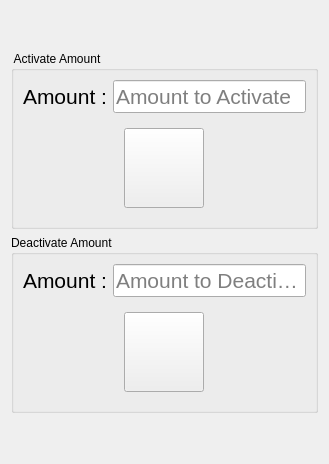
          <widget class="QWidget" name="tab_8">
           <attribute name="title">
            <string>WALLET</string>
           </attribute>
           <layout class="QGridLayout" name="gridLayout_21">
            <item row="2" column="0" colspan="3">
             <layout class="QHBoxLayout" name="horizontalLayout_26">
              <item>
               <widget class="QGroupBox" name="groupBox_9">
                <property name="sizePolicy">
                 <sizepolicy hsizetype="Maximum" vsizetype="Maximum">
                  <horstretch>0</horstretch>
                  <verstretch>0</verstretch>
                 </sizepolicy>
                </property>
                <property name="minimumSize">
                 <size>
                  <width>0</width>
                  <height>0</height>
                 </size>
                </property>
                <property name="maximumSize">
                 <size>
                  <width>600</width>
                  <height>200</height>
                 </size>
                </property>
                <property name="title">
                 <string>Deactivate Amount</string>
                </property>
                <layout class="QGridLayout" name="gridLayout_18">
                 <item row="0" column="0">
                  <widget class="QLabel" name="label_33">
                   <property name="font">
                    <font>
                     <pointsize>16</pointsize>
                    </font>
                   </property>
                   <property name="text">
                    <string>Amount :</string>
                   </property>
                  </widget>
                 </item>
                 <item row="0" column="1">
                  <widget class="QLineEdit" name="lineEdit_16">
                   <property name="font">
                    <font>
                     <pointsize>16</pointsize>
                    </font>
                   </property>
                   <property name="placeholderText">
                    <string>Amount to Deactivate</string>
                   </property>
                  </widget>
                 </item>
                 <item row="1" column="0" colspan="2">
                  <widget class="QFrame" name="frame_36">
                   <property name="sizePolicy">
                    <sizepolicy hsizetype="Minimum" vsizetype="Maximum">
                     <horstretch>0</horstretch>
                     <verstretch>0</verstretch>
                    </sizepolicy>
                   </property>
                   <property name="frameShape">
                    <enum>QFrame::NoFrame</enum>
                   </property>
                   <property name="frameShadow">
                    <enum>QFrame::Raised</enum>
                   </property>
                   <layout class="QHBoxLayout" name="horizontalLayout_27">
                    <item>
                     <widget class="QPushButton" name="pushButton_20">
                      <property name="sizePolicy">
                       <sizepolicy hsizetype="Maximum" vsizetype="Maximum">
                        <horstretch>0</horstretch>
                        <verstretch>0</verstretch>
                       </sizepolicy>
                      </property>
                      <property name="minimumSize">
                       <size>
                        <width>80</width>
                        <height>80</height>
                       </size>
                      </property>
                      <property name="text">
                       <string/>
                      </property>
                     </widget>
                    </item>
                   </layout>
                  </widget>
                 </item>
                </layout>
               </widget>
              </item>
             </layout>
            </item>
            <item row="1" column="0" colspan="3">
             <layout class="QHBoxLayout" name="horizontalLayout_17">
              <item>
               <widget class="QGroupBox" name="groupBox_5">
                <property name="sizePolicy">
                 <sizepolicy hsizetype="Maximum" vsizetype="Maximum">
                  <horstretch>0</horstretch>
                  <verstretch>0</verstretch>
                 </sizepolicy>
                </property>
                <property name="minimumSize">
                 <size>
                  <width>0</width>
                  <height>0</height>
                 </size>
                </property>
                <property name="maximumSize">
                 <size>
                  <width>600</width>
                  <height>200</height>
                 </size>
                </property>
                <property name="title">
                 <string> Activate Amount</string>
                </property>
                <layout class="QGridLayout" name="gridLayout_11">
                 <item row="0" column="0">
                  <widget class="QLabel" name="label_21">
                   <property name="font">
                    <font>
                     <pointsize>16</pointsize>
                    </font>
                   </property>
                   <property name="text">
                    <string>Amount :</string>
                   </property>
                  </widget>
                 </item>
                 <item row="0" column="1">
                  <widget class="QLineEdit" name="lineEdit_12">
                   <property name="font">
                    <font>
                     <pointsize>16</pointsize>
                    </font>
                   </property>
                   <property name="placeholderText">
                    <string>Amount to Activate</string>
                   </property>
                  </widget>
                 </item>
                 <item row="1" column="0" colspan="2">
                  <widget class="QFrame" name="frame_22">
                   <property name="sizePolicy">
                    <sizepolicy hsizetype="Minimum" vsizetype="Maximum">
                     <horstretch>0</horstretch>
                     <verstretch>0</verstretch>
                    </sizepolicy>
                   </property>
                   <property name="frameShape">
                    <enum>QFrame::NoFrame</enum>
                   </property>
                   <property name="frameShadow">
                    <enum>QFrame::Raised</enum>
                   </property>
                   <layout class="QHBoxLayout" name="horizontalLayout_15">
                    <item>
                     <widget class="QPushButton" name="pushButton_13">
                      <property name="sizePolicy">
                       <sizepolicy hsizetype="Maximum" vsizetype="Maximum">
                        <horstretch>0</horstretch>
                        <verstretch>0</verstretch>
                       </sizepolicy>
                      </property>
                      <property name="minimumSize">
                       <size>
                        <width>80</width>
                        <height>80</height>
                       </size>
                      </property>
                      <property name="text">
                       <string/>
                      </property>
                     </widget>
                    </item>
                   </layout>
                  </widget>
                 </item>
                </layout>
               </widget>
              </item>
             </layout>
            </item>
            <item row="3" column="1">
             <spacer name="verticalSpacer_7">
              <property name="orientation">
               <enum>Qt::Vertical</enum>
              </property>
              <property name="sizeHint" stdset="0">
               <size>
                <width>20</width>
                <height>40</height>
               </size>
              </property>
             </spacer>
            </item>
            <item row="0" column="0" colspan="2">
             <spacer name="verticalSpacer_8">
              <property name="orientation">
               <enum>Qt::Vertical</enum>
              </property>
              <property name="sizeHint" stdset="0">
               <size>
                <width>20</width>
                <height>40</height>
               </size>
              </property>
             </spacer>
            </item>
           </layout>
          </widget>
